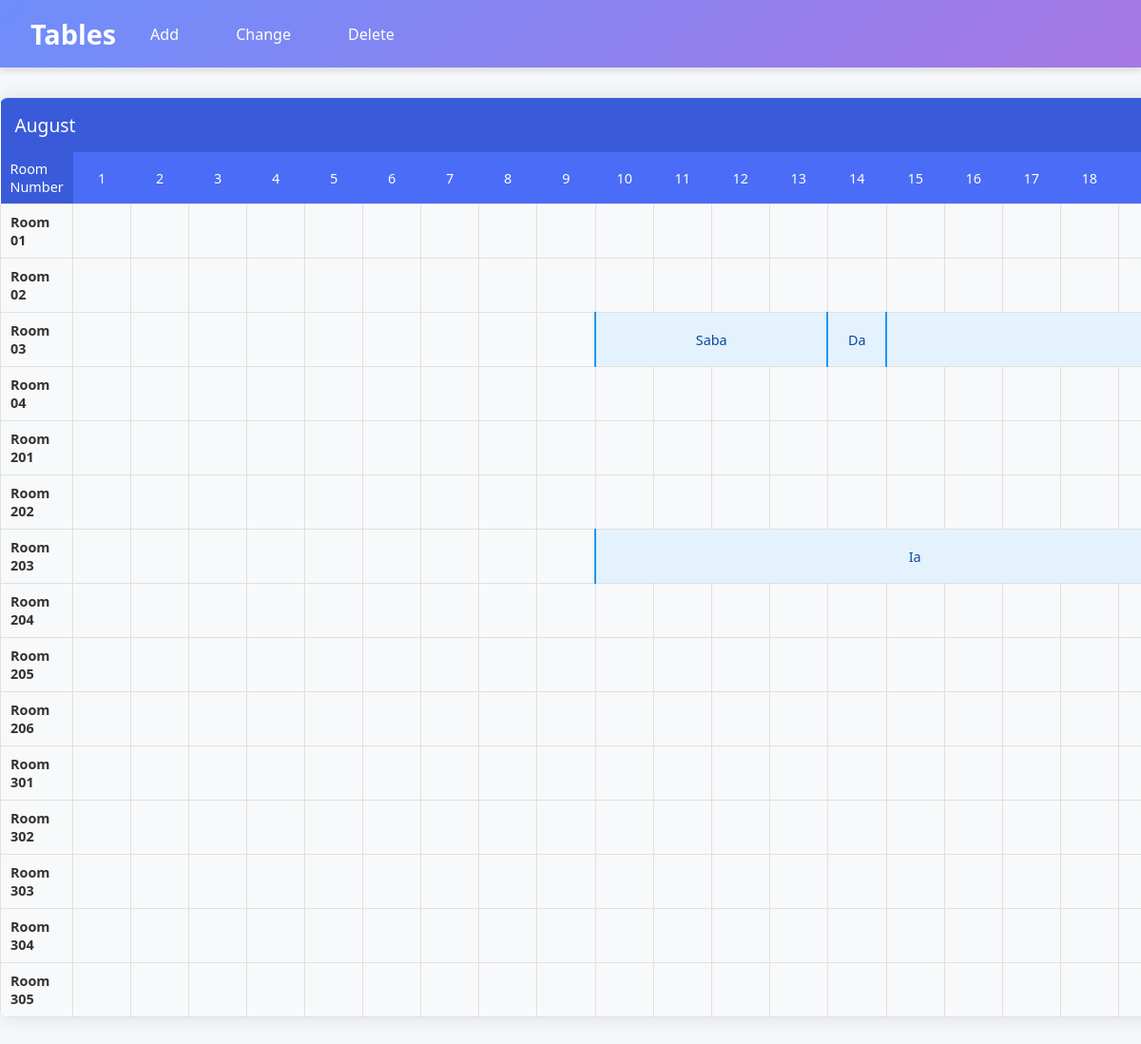
The page / on the database its author committed.
### tables/models.py (models this page shows, shortened)
class Room(models.Model):
    room_number = models.CharField(max_length=10, unique=True)

class Booking(models.Model):
    room = models.ForeignKey(Room, on_delete=models.CASCADE)
    guest_name = models.CharField(max_length=100)
    check_in_date = models.DateField()
    check_out_date = models.DateField()
    @property
    def duration(self):
        return (self.check_out_date - self.check_in_date).days + 1

### tables/views.py (the view)
# urls.py: path('', views.index, name='index'),
def index(request):
    rooms = Room.objects.prefetch_related('booking_set').all()
    days = range(1, 32)  # Days 1-31 for August
    return render(request, 'index.html', {
        'rooms': rooms,
        'days': days
    })

### tables/templatetags/booking_tags.py (called while the page is built)
@register.filter
def get_booking_for_day(bookings, day):
    for booking in bookings:
        if booking.check_in_date.day <= day <= booking.check_out_date.day:
            return booking
    return None

### tables/templates/index.html (shortened to what this page needs)
{% load booking_tags %}
{% load static %}
<!DOCTYPE html>
<html lang="en">
    <head>
        <link rel="stylesheet" href="{% static 'styles.css' %}">
    </head>
    <body>
        <nav class="navigation">
            <h1>Tables</h1>
            <div style="margin-left: 20px; display: inline-block;">
                <a href="">Add</a>
                <a href="">Change</a>
                <a href="">Delete</a>
            </div>
        </nav>
        <div style="overflow-x: auto; width: 100vw;">
        <table>
            <thead>
                <tr>
                    <th colspan="32" style="text-align: left;">August</th>
                </tr>
                <tr>
                    <th>Room Number</th>
                    <th>1</th><th>2</th><th>3</th><th>4</th><th>5</th>
                    <th>6</th><th>7</th><th>8</th><th>9</th><th>10</th>
                    <th>11</th><th>12</th><th>13</th><th>14</th><th>15</th>
                    <th>16</th><th>17</th><th>18</th><th>19</th><th>20</th>
                </tr>
            </thead>
            <tbody>
                {% for room in rooms %}
                <tr>
                    <td>Room {{ room.room_number }}</td>
                    {% for day in days %}
                        {% with booking=room.booking_set.all|get_booking_for_day:day %}
                            {% if booking %}
                                {% if day == booking.check_in_date.day %}
                                    <td colspan="{{ booking.duration }}"
                                        style="background-color: #e3f2fd;
                                            border-left: 2px solid #2196f3;
                                            border-right: 2px solid #2196f3;
                                            text-align: center;">
                                        {{ booking.guest_name }}
                                    </td>
                                {% endif %}
                            {% else %}
                                <td></td>
                            {% endif %}
                        {% endwith %}
                    {% endfor %}
                </tr>
                {% endfor %}
            </tbody>
        </table>
    </div>
    </body>
</html>

### tables/static/styles.css (style rules this page uses)
body { font-family: 'Segoe UI', Tahoma, Geneva, Verdana, sans-serif; background-color: #f5f7fa; margin: 0; padding: 0; color: #333; }
.navigation { background: linear-gradient(135deg, #6e8efb, #a777e3); color: white; padding: 1rem 2rem; display: flex; align-items: center; box-shadow: 0 4px 6px rgba(0, 0, 0, 0.1); }
.navigation h1 { margin: 0; font-size: 1.8rem; font-weight: 600; }
.navigation a { color: white; text-decoration: none; margin-right: 1.5rem; font-weight: 500; padding: 0.5rem 1rem; border-radius: 4px; transition: all 0.3s ease; }
table { border-collapse: collapse; margin: 2rem auto; background-color: white; box-shadow: 0 0 20px rgba(0, 0, 0, 0.1); border-radius: 8px; overflow: hidden; }
th { background-color: #4a6cf7; color: white; padding: 12px 15px; text-align: center; font-weight: 500; }
th:first-child { text-align: left; background-color: #3a5bd9; }
td { padding: 10px 15px; text-align: center; border: 1px solid #e0e0e0; min-width: 40px; height: 40px; position: relative; }
td:first-child { font-weight: 600; background-color: #f8f9fa; text-align: left; position: sticky; left: 0; z-index: 10; }
td[colspan] { background-color: #e3f2fd; border-left: 3px solid #2196f3; border-right: 3px solid #2196f3; color: #0d47a1; font-weight: 500; transition: all 0.2s ease; }
td:empty { background-color: #f8f9fa; }
thead tr:first-child th { background-color: #3a5bd9; font-size: 1.2rem; padding: 15px; text-align: left; }
@media (max-width: 1200px) { th, td { padding: 8px 10px; font-size: 0.9rem; } }
tbody tr { animation: fadeIn 0.3s ease forwards; }
tbody tr:nth-child(even) { background-color: #f8f9fa; }

### rows shown on the page
Room: room_number "01"
Room: room_number "02"
Room: room_number "03", booking_set.guest_name "Saba" "Da"
Room: room_number "04"
Room: room_number "201"
Room: room_number "202"
Room: room_number "203", booking_set.guest_name "Ia"
Room: room_number "204"
Room: room_number "205"
Room: room_number "206"
Room: room_number "301"
Room: room_number "302"
Room: room_number "303"
Room: room_number "304"
Room: room_number "305"
